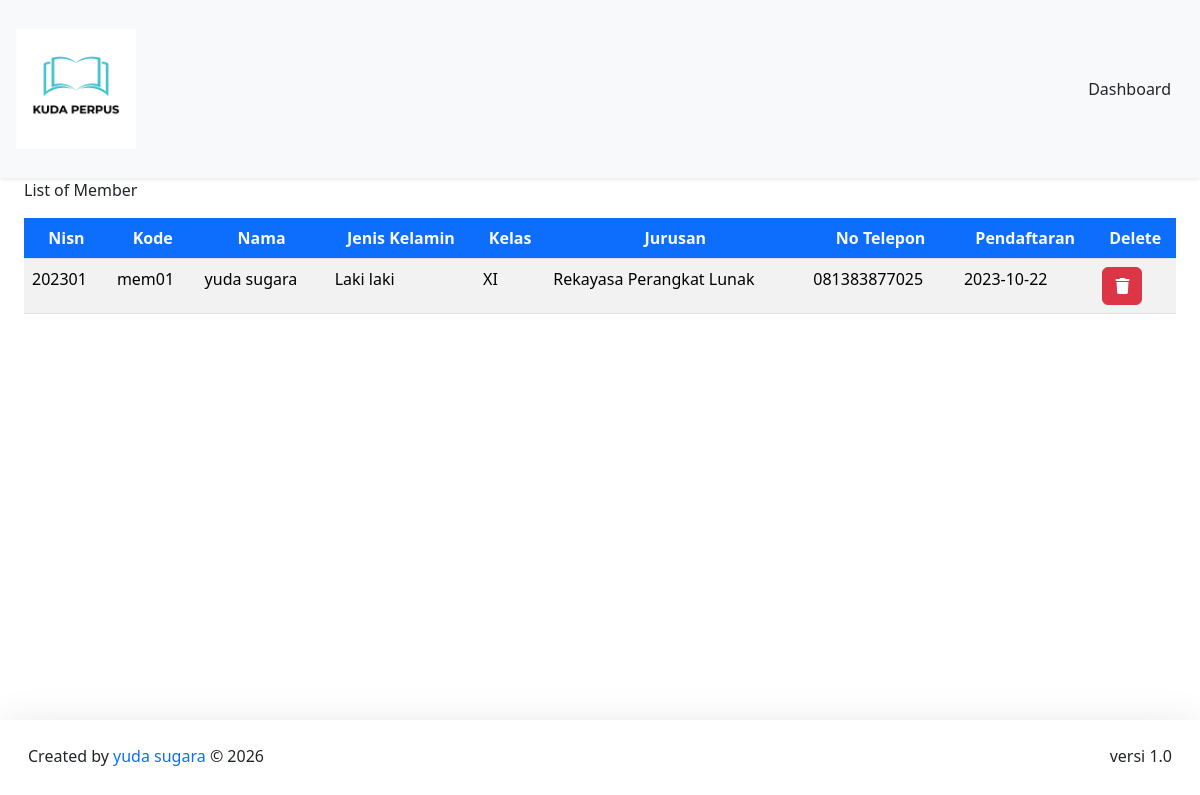
/member.php (signed in), run on the app's committed database.
### tables this page shows
CREATE TABLE `member` (
  `nisn` int(11) NOT NULL,
  `kode_member` varchar(12) NOT NULL,
  `nama` varchar(255) NOT NULL,
  `password` varchar(255) NOT NULL,
  `jenis_kelamin` varchar(20) NOT NULL,
  `kelas` varchar(5) NOT NULL,
  `jurusan` varchar(50) NOT NULL,
  `no_tlp` varchar(15) NOT NULL,
  `tgl_pendaftaran` date NOT NULL
);

### config.php (called while the page is built, shortened)
<?php
$host = "127.0.0.1";
$username = "root";
$password = "";
$database_name = "perpustakaan";
$connection = mysqli_connect($host, $username, $password, $database_name);
function queryReadData($dataKategori) {
  global $connection;
  $result = mysqli_query($connection, $dataKategori);
  $items = [];
  while($item = mysqli_fetch_assoc($result)) {
    $items[] = $item;
  }
  return $items;
}
?>

### member.php (the view, shortened to what this page needs)
<?php
require "../../config/config.php";
$member = queryReadData("SELECT * FROM member");
?>
<!DOCTYPE html>
<html lang="en">
  <head>
    <link href="https://cdn.jsdelivr.net/npm/bootstrap@5.3.2/dist/css/bootstrap.min.css" rel="stylesheet">
  </head>
  <body>
    <nav class="navbar fixed-top bg-body-tertiary shadow-sm">
      <div class="container-fluid p-3">
        <a class="navbar-brand" href="#">
          <img src="../../assets/kudaperpus.png" alt="logo" width="120px">
        </a>
        <a class="btn btn-tertiary" href="../dashboardAdmin.php">Dashboard</a>
      </div>
    </nav>
    <div class="p-4 mt-5">
     <form action="" method="post" class="mt-5">
       <div class="input-group d-flex justify-content-end mb-3">
         <button class="border border-start-0 bg-light rounded rounded-start-0" type="submit" name="search"><i class="fa-solid fa-magnifying-glass"></i></button>
       </div>
      </form>
      <caption>List of Member</caption>
      <div class="table-responsive mt-3">
        <table class="table table-striped table-hover">
        <thead class="text-center">
          <tr>
            <th class="bg-primary text-light">Nisn</th>
            <th class="bg-primary text-light">Kode</th>
            <th class="bg-primary text-light">Nama</th>
            <th class="bg-primary text-light">Jenis Kelamin</th>
            <th class="bg-primary text-light">Kelas</th>
            <th class="bg-primary text-light">Jurusan</th>
            <th class="bg-primary text-light">No Telepon</th>
            <th class="bg-primary text-light">Pendaftaran</th>
            <th class="bg-primary text-light">Delete</th>
          </tr>
        </thead>
      <?php foreach($member as $item) : ?>
      <tr>
        <td><?=$item["nisn"];?></td>
        <td><?=$item["kode_member"];?></td>
        <td><?=$item["nama"];?></td>
        <td><?=$item["jenis_kelamin"];?></td>
        <td><?=$item["kelas"];?></td>
        <td><?=$item["jurusan"];?></td>
        <td><?=$item["no_tlp"];?></td>
        <td><?=$item["tgl_pendaftaran"];?></td>
        <td>
          <div class="action">
             <a href="deleteMember.php?id=<?= $item["nisn"]; ?>" class="btn btn-danger" onclick="return confirm('Yakin ingin menghapus data member ?');"><i class="fa-solid fa-trash"></i></a>
           </div>
        </td>
       </tr>
      <?php endforeach;?>
    </table>
    </div>
  </div>
    <footer class="fixed-bottom shadow-lg bg-subtle p-3">
      <div class="container-fluid d-flex justify-content-between">
      <p class="mt-2">Created by <span class="text-primary"> yuda sugara</span> © 2026</p>
      <p class="mt-2">versi 1.0</p>
      </div>
    </footer>
  </body>
</html>

### data on the page
member: nisn "202301", kode_member "mem01", nama "yuda sugara", jenis_kelamin "Laki laki", kelas "XI", jurusan "Rekayasa Perangkat Lunak", no_tlp "081383877025", tgl_pendaftaran "2023-10-22"
